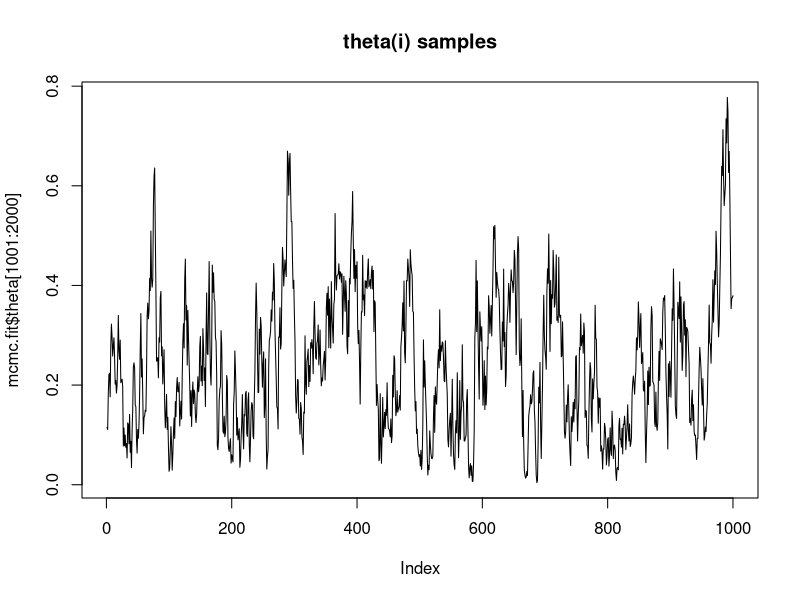
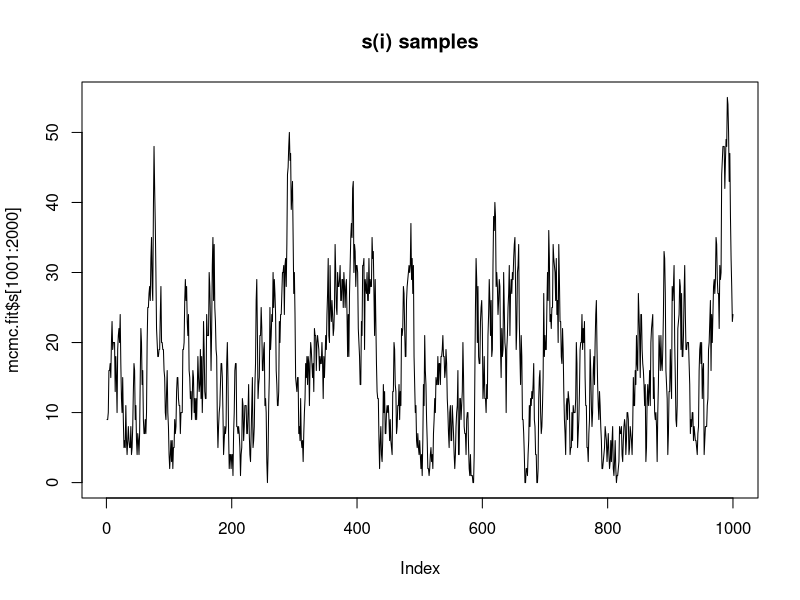
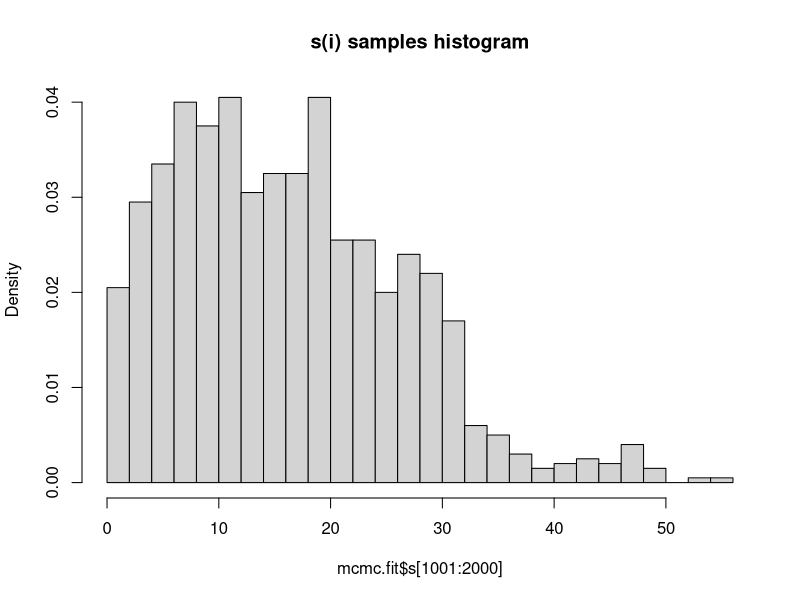
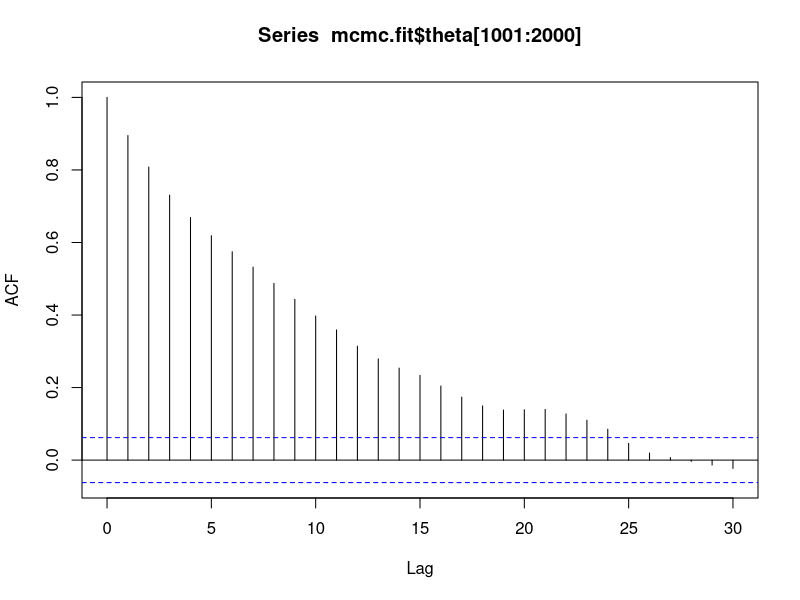
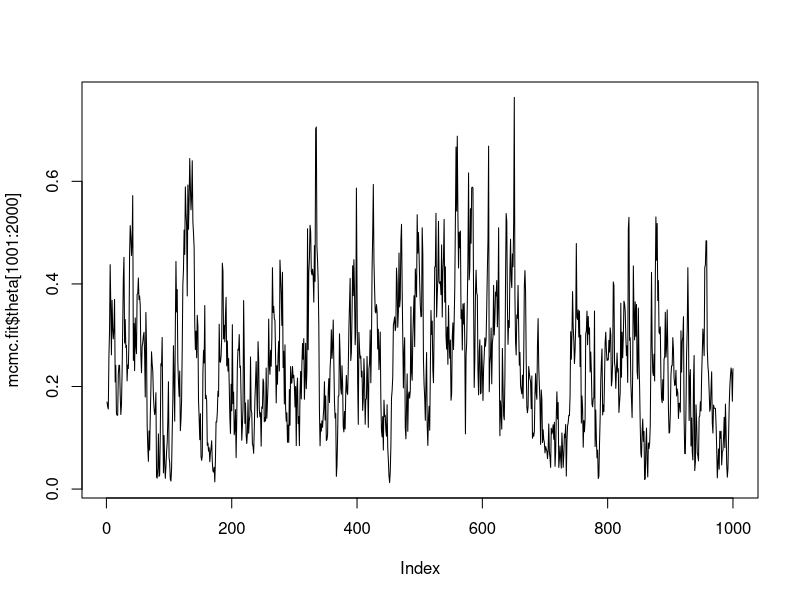
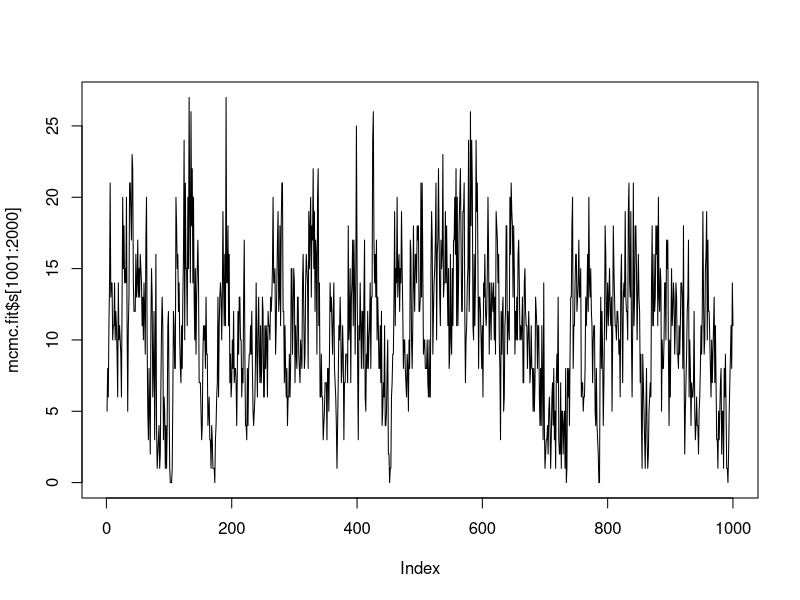
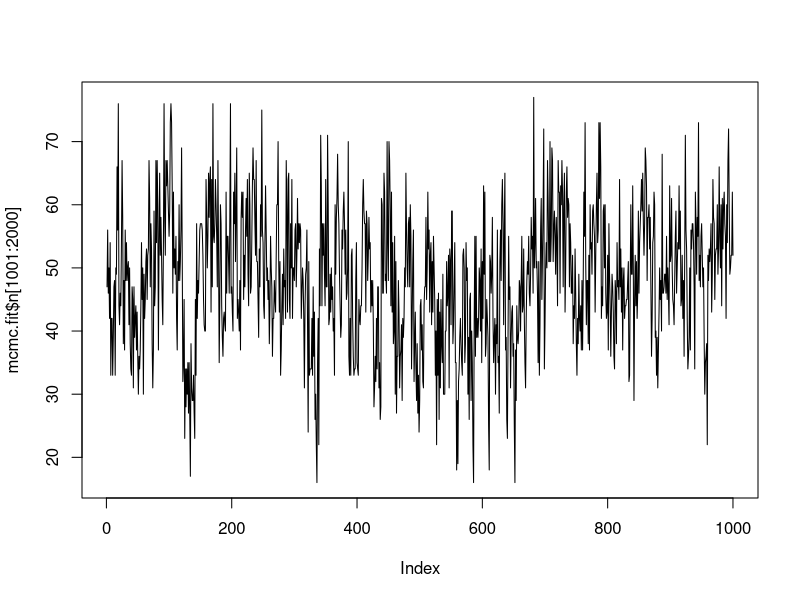
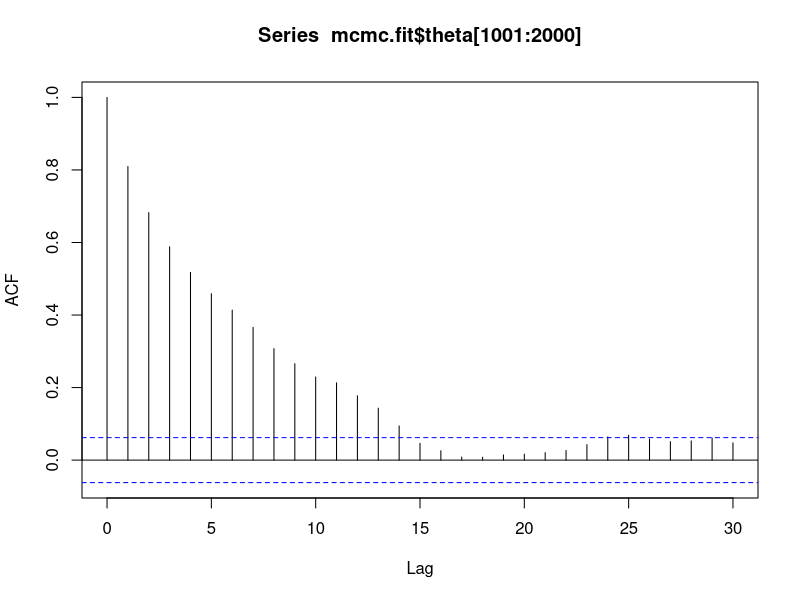

Reproduce these figures in R, in order.
######### PRoblem 1
#' @param n number of vehicles
#' @param s number of bicycles
#' @param theta proportion of bicycle traffic
n <- 70
s_init <- 16
theta_init <- s_init/n
burn = 1000 # burn-in
nmc = 1000 # number of Monte Carlo iterations

gibbs <- function(s_init, theta_init, burn = 1000, nmc = 2000, alpha_0 = 2.0, beta_0 = 6.4){
  
  theta <- rep(0, nmc+burn)
  s <- rep(0, nmc+burn)
  
  s[1] = s_init; theta[1] = theta_init; 
  
  for (i in 2:(burn+nmc)) {
    
    s[i] <- rbinom(1, n, theta[i-1])
    theta[i] <- rbeta(1, alpha_0 + s[i], beta_0 + n-s[i])
  }
  return(list(s=s,theta=theta))
}

mcmc.fit <- gibbs(s_init, theta_init)

plot(mcmc.fit$theta[1001:2000], type = "l", main="theta(i) samples")
plot(mcmc.fit$s[1001:2000], type = "l", main="s(i) samples")
hist(mcmc.fit$s[1001:2000], breaks = 30, main="s(i) samples histogram", freq = F)
acf(mcmc.fit$theta[1001:2000])
mean(mcmc.fit$theta[1001:2000])
median(mcmc.fit$theta[1001:3000])

####################################
####################################
####################################
##### PRoblem 2
lambda = 64
n_init = 78
s_init <- 16
theta_init <- s_init/n_init
burn = 1000 # burn-in
nmc = 1000 # number of Monte Carlo iterations

gibbs <- function(s_init, theta_init, n_init, burn = 1000, nmc = 3000, alpha_0 = 2.0, beta_0 = 6.4){
  
  n = rep(0, nmc+burn)
  theta <- rep(0, nmc+burn)
  s <- rep(0, nmc+burn)
  
  s[1] = s_init; theta[1] = theta_init; n[1] = n_init;
  
  for (i in 2:(burn+nmc)) {
    n[i] = rpois(1, lambda * (1-theta[i-1]))
    s[i] <- rbinom(1, n[i], theta[i-1])
    theta[i] <- rbeta(1, alpha_0 + s[i], beta_0 + n[i]-s[i])
  }
  return(list(s=s,theta=theta,n=n))
}

mcmc.fit <- gibbs(s_init, theta_init, n_init)

plot(mcmc.fit$theta[1001:2000], type = "l")
plot(mcmc.fit$s[1001:2000], type = "l")
plot(mcmc.fit$n[1001:2000], type = "l")
acf(mcmc.fit$theta[1001:2000])
mean(mcmc.fit$theta[1001:2000])
median(mcmc.fit$theta[1001:4000])
hist(mcmc.fit$s[1001:4000], breaks = 30, main="s(i) samples histogram", freq = F)
